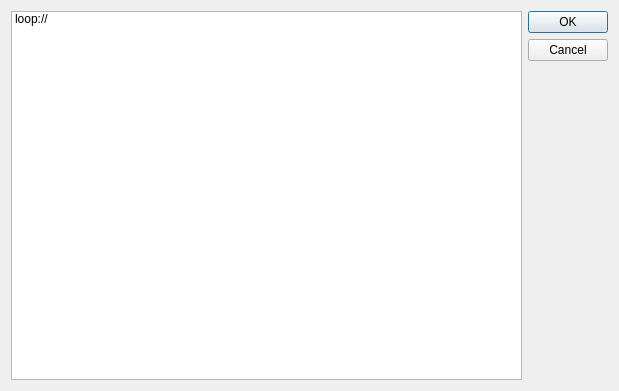
<?xml version="1.0" encoding="UTF-8"?>
<ui version="4.0">
 <class>Dialog</class>
 <widget class="QDialog" name="Dialog">
  <property name="geometry">
   <rect>
    <x>0</x>
    <y>0</y>
    <width>619</width>
    <height>391</height>
   </rect>
  </property>
  <property name="windowTitle">
   <string>Dialog</string>
  </property>
  <layout class="QHBoxLayout" name="horizontalLayout_2">
   <item>
    <layout class="QHBoxLayout" name="horizontalLayout">
     <item>
      <widget class="QListWidget" name="listWidget">
       <item>
        <property name="text">
         <string>loop://</string>
        </property>
       </item>
      </widget>
     </item>
    </layout>
   </item>
   <item>
    <widget class="QDialogButtonBox" name="buttonBox">
     <property name="orientation">
      <enum>Qt::Vertical</enum>
     </property>
     <property name="standardButtons">
      <set>QDialogButtonBox::Cancel|QDialogButtonBox::Ok</set>
     </property>
    </widget>
   </item>
  </layout>
 </widget>
 <resources/>
 <connections>
  <connection>
   <sender>buttonBox</sender>
   <signal>accepted()</signal>
   <receiver>Dialog</receiver>
   <slot>accept()</slot>
   <hints>
    <hint type="sourcelabel">
     <x>612</x>
     <y>262</y>
    </hint>
    <hint type="destinationlabel">
     <x>157</x>
     <y>274</y>
    </hint>
   </hints>
  </connection>
  <connection>
   <sender>buttonBox</sender>
   <signal>rejected()</signal>
   <receiver>Dialog</receiver>
   <slot>reject()</slot>
   <hints>
    <hint type="sourcelabel">
     <x>612</x>
     <y>268</y>
    </hint>
    <hint type="destinationlabel">
     <x>286</x>
     <y>274</y>
    </hint>
   </hints>
  </connection>
 </connections>
</ui>
